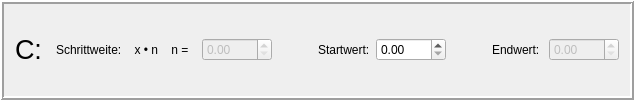
    <widget class="QFrame" name="fr_C">
     <property name="sizePolicy">
      <sizepolicy hsizetype="Preferred" vsizetype="Fixed">
       <horstretch>0</horstretch>
       <verstretch>0</verstretch>
      </sizepolicy>
     </property>
     <property name="frameShape">
      <enum>QFrame::Box</enum>
     </property>
     <property name="frameShadow">
      <enum>QFrame::Raised</enum>
     </property>
     <property name="lineWidth">
      <number>2</number>
     </property>
     <layout class="QHBoxLayout" name="horizontalLayout_6">
      <item>
       <widget class="QLabel" name="lb_C">
        <property name="sizePolicy">
         <sizepolicy hsizetype="Preferred" vsizetype="Fixed">
          <horstretch>0</horstretch>
          <verstretch>0</verstretch>
         </sizepolicy>
        </property>
        <property name="font">
         <font>
          <family>Arial</family>
          <pointsize>20</pointsize>
          <weight>50</weight>
          <bold>false</bold>
         </font>
        </property>
        <property name="text">
         <string>C: </string>
        </property>
       </widget>
      </item>
      <item>
       <widget class="QLabel" name="lb_StepValueC">
        <property name="sizePolicy">
         <sizepolicy hsizetype="Preferred" vsizetype="Fixed">
          <horstretch>0</horstretch>
          <verstretch>0</verstretch>
         </sizepolicy>
        </property>
        <property name="text">
         <string>Schrittweite:    x • n    n =  </string>
        </property>
       </widget>
      </item>
      <item>
       <widget class="QDoubleSpinBox" name="dsb_StepVauleC">
        <property name="enabled">
         <bool>false</bool>
        </property>
        <property name="sizePolicy">
         <sizepolicy hsizetype="Fixed" vsizetype="Fixed">
          <horstretch>0</horstretch>
          <verstretch>0</verstretch>
         </sizepolicy>
        </property>
        <property name="minimumSize">
         <size>
          <width>70</width>
          <height>0</height>
         </size>
        </property>
        <property name="maximumSize">
         <size>
          <width>70</width>
          <height>16777215</height>
         </size>
        </property>
       </widget>
      </item>
      <item>
       <spacer name="horizontalSpacer_9">
        <property name="orientation">
         <enum>Qt::Horizontal</enum>
        </property>
        <property name="sizeHint" stdset="0">
         <size>
          <width>40</width>
          <height>20</height>
         </size>
        </property>
       </spacer>
      </item>
      <item>
       <widget class="QLabel" name="lb_StartValueC">
        <property name="sizePolicy">
         <sizepolicy hsizetype="Preferred" vsizetype="Fixed">
          <horstretch>0</horstretch>
          <verstretch>0</verstretch>
         </sizepolicy>
        </property>
        <property name="text">
         <string>Startwert:</string>
        </property>
       </widget>
      </item>
      <item>
       <widget class="QDoubleSpinBox" name="dsb_StartValueC">
        <property name="sizePolicy">
         <sizepolicy hsizetype="Fixed" vsizetype="Fixed">
          <horstretch>0</horstretch>
          <verstretch>0</verstretch>
         </sizepolicy>
        </property>
        <property name="minimumSize">
         <size>
          <width>70</width>
          <height>0</height>
         </size>
        </property>
        <property name="maximumSize">
         <size>
          <width>70</width>
          <height>16777215</height>
         </size>
        </property>
       </widget>
      </item>
      <item>
       <spacer name="horizontalSpacer_10">
        <property name="orientation">
         <enum>Qt::Horizontal</enum>
        </property>
        <property name="sizeType">
         <enum>QSizePolicy::Fixed</enum>
        </property>
        <property name="sizeHint" stdset="0">
         <size>
          <width>40</width>
          <height>20</height>
         </size>
        </property>
       </spacer>
      </item>
      <item>
       <widget class="QLabel" name="lb_EndValueC">
        <property name="sizePolicy">
         <sizepolicy hsizetype="Preferred" vsizetype="Fixed">
          <horstretch>0</horstretch>
          <verstretch>0</verstretch>
         </sizepolicy>
        </property>
        <property name="text">
         <string>Endwert: </string>
        </property>
       </widget>
      </item>
      <item>
       <widget class="QDoubleSpinBox" name="dsb_EndValueC">
        <property name="enabled">
         <bool>false</bool>
        </property>
        <property name="minimumSize">
         <size>
          <width>70</width>
          <height>0</height>
         </size>
        </property>
        <property name="maximumSize">
         <size>
          <width>70</width>
          <height>16777215</height>
         </size>
        </property>
       </widget>
      </item>
     </layout>
    </widget>
